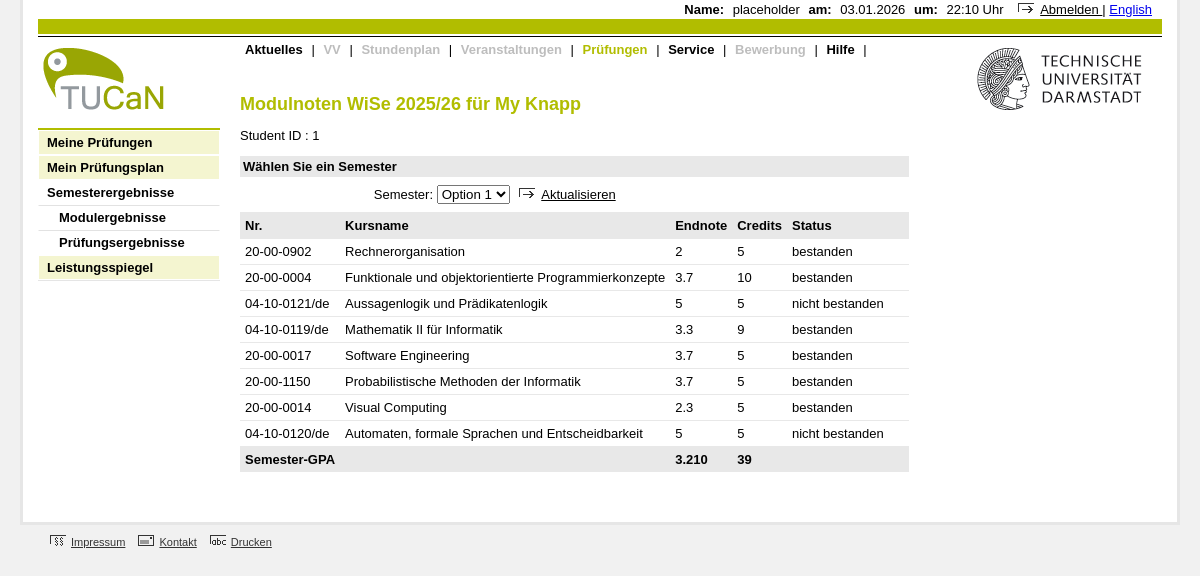
Screenshot of /prufungen/semesterergebnisse/modulergebnisse?id=1 (signed in) with the database file from the repository.
### tables this page shows
CREATE TABLE grades (
    id INTEGER PRIMARY KEY AUTOINCREMENT,
    student_id INTEGER,
    course_id INTEGER,
    grade INTEGER
);

CREATE TABLE courses (
    id INTEGER PRIMARY KEY AUTOINCREMENT,
    course_code TEXT,        -- ex: CS101
    course_name TEXT,        -- ex: Operating Systems
    ects INTEGER,            -- crédits ECTS
    semester TEXT            -- ex: WS2023
);

### grades.py (the view, shortened to what this page needs)
def grades_by_id():
    if not session.get("user_id"):
        return redirect("/login")
    student_id = request.args.get("id")
    db = get_db()
    rows = db.execute(
        """
        SELECT
            courses.course_code,
            courses.course_name,
            courses.ects,
            courses.semester,
            grades.grade
        FROM grades
        JOIN courses ON grades.course_id = courses.id
        WHERE grades.student_id = ?
        """,
        (student_id,)
    ).fetchall()
    return render_template(
        "modulergebnisse.html",
        grades=rows,
        student_id=student_id
    )

### app.py (called while the page is built)
@app.context_processor
def inject_now():
    return {
        "now": datetime.now()
    }

@app.teardown_appcontext
def teardown_db(exception):
    close_db()

### db.py (called while the page is built)
def get_db():
    if "db" not in g:
        g.db = sqlite3.connect(DATABASE)
        g.db.row_factory = sqlite3.Row
    return g.db

### templates/modulergebnisse.html (shortened to what this page needs)
<!DOCTYPE html>
<html lang="de">
<head>
    <link rel="stylesheet" href="{{ url_for('static', filename='css/style.css') }}">
</head>
<body>
<div class="outer-invisible-box">
    <div class = "main-part">
        <div>
            <div class="top-bar">
                <span class="top-bar-label">Name:</span>
                <span class="session-info">placeholder</span>
                <span class="top-bar-label">am:</span>
                <span class="session-info">{{ now.strftime("%d.%m.%Y")}}</span>
                <span class="top-bar-label">um:</span>
                <span class="session-info">{{ now.strftime("%H:%M")}} Uhr</span>
                <a href="/logout" class="btn-text">
                    <img src ="{{ url_for('static', filename='icons/abmelden.png') }}" alt ="" class="icon-lock">Abmelden
                </a>
                <a>|</a>
                <a href="{{ url_for('login') }}">English</a>
            </div>
            <div class="top-bar-2"></div>
            <div class ="separator-line"></div>
        </div>
        <header class="header">
            <div class="header-left">
                <img src ="{{ url_for('static', filename='logo.gif') }}" alt="TU Darmstadt logo" class="logo">
                <div class="options">
                    <a href="#" class="opt-bar">Meine Prüfungen</a>
                    <a href="{{ url_for('prufungen', section='prufungsplan') }}" class="opt-bar">Mein Prüfungsplan</a>
                    <a href="{{ url_for('prufungen', section='semesterergebnisse') }}" class="opt-bar" style="background-color: #FFFFFF;">Semesterergebnisse</a>
                    <a href="{{ url_for('prufungen', section='semesterergebnisse',subsection='modulergebnisse') }}" class="opt-bar sub-opt-bar">Modulergebnisse</a>
                    <a href="#" class="opt-bar sub-opt-bar">Prüfungsergebnisse</a>
                    <a href="#" class="opt-bar">Leistungsspiegel</a>
                </div>
            </div>
            <div class="header-middle">
                <nav class="nav">
                    <a class="used-nav" href="{{ url_for('aktuelles') }}">Aktuelles</a> |
                    <a class="not-used-nav">VV</a> |
                    <a class="not-used-nav">Stundenplan</a> |
                    <a class="not-used-nav">Veranstaltungen</a> |
                    <a class="used-nav" href="{{ url_for('prufungen') }}" style="color: #B1BD00;">Prüfungen</a> |
                    <a class="used-nav" href="{{ url_for('service') }}">Service</a> |
                    <a class="not-used-nav" >Bewerbung</a> |
                    <a class="used-nav" href="{{ url_for('hilfe') }}">Hilfe</a> |
                </nav>
                <main class="content">
                    <h1>Modulnoten WiSe 2025/26 für {{session["display_name"]}}</h1>
                    <p>Student ID : {{student_id}}</p>
                    <p class="header-grey-box" style ="margin-bottom:auto;">
                        Wählen Sie ein Semester
                    </p>
                    <div style="padding:8px; padding-left: 20%;"><label for="choice">Semester:</label>
                        <select id="choice" name="choice">
                        <option value="">Option 1</option>
                        </select>
                        <button type ="button" class="btn-text"><img src ="{{ url_for('static', filename='icons/abmelden.png') }}" alt ="" class="icon-lock">Aktualisieren</button>
                    </div>
                    <table>
                        <thead>
                            <tr>
                                <td>Nr.</td>
                                <td>Kursname</td>
                                <td>Endnote</td>
                                <td>Credits</td>
                                <td>Status</td>
                                <td></td>
                                <td></td>
                            </tr>
                        </thead>
                        <tbody>
                            {% set stats = namespace(total_ects=0, weighted_sum=0) %}
                            {% for g in grades %}
                            <tr>
                                <td>{{g.course_code}}</td>
                                <td>{{g.course_name}}</td>
                                <td>{{g.grade}}</td>
                                <td>{{g.ects}}</td>
                                <td>{% if g.grade|float <= 4.0 %}
                                        bestanden
                                    {% else %}
                                        nicht bestanden
                                    {% endif %}</td>
                                </tr>
                                    {% if g.grade|float <= 4.0 %}
                                        {% set stats.total_ects = stats.total_ects + g.ects %}
                                        {% set stats.weighted_sum = stats.weighted_sum + (g.grade|float * g.ects) %}
                                    {% endif %}
                            {% endfor %}
                        <thead>
                            <tr>
                                <td>Semester-GPA</td>
                                <td></td>
                                <td>{% if stats.total_ects > 0 %}
                                        {{ '%.3f' % (stats.weighted_sum / stats.total_ects) }}
                                    {% else %}
                                        N/A
                                    {% endif %}
                                </td>
                                <td>{{ stats.total_ects }}</td>
                                <td></td>
                                <td></td>
                                <td></td>
                            </tr>
                        </thead>
                        </tbody>
                    </table>
                </main>
            </div>
            <div class="header-right">
                <img src ="{{ url_for('static', filename='tu-logo.gif') }}" alt="TU Darmstadt logo" class="tu-logo">
            </div>
        </header>
    </div>
    <footer class="footer">
        <a href="#">
            <img src ="{{ url_for('static', filename='icons/impressum.png') }}" alt ="">Impressum</a>
        <a href="#">
            <img src ="{{ url_for('static', filename='icons/kontakt.png') }}" alt ="">Kontakt</a>
        <a href="#">
            <img src ="{{ url_for('static', filename='icons/drucken.png') }}" alt ="">Drucken</a>
    </footer>
</div>
</body>
</html>

### static/css/style.css (style rules this page uses)
body { margin: 0; font-family: Arial, Helvetica, sans-serif; font-size: 13px; color: #000; background: #F1F1F1; }
.main-part { background: #FFFFFF; border : 3px solid #E6E6E6; border-top: 0px; padding-left: 15px; padding-right: 15px; padding-bottom: 30px; }
.outer-invisible-box { margin:20px; margin-top: 0px; }
.top-bar { padding: 2px 10px; }
.top-bar-2 { background: #B1BD00; height: 15px; clear:both; }
.separator-line { margin-top: 2px; border-bottom: 1px solid black; }
.top-bar { text-align: right; }
.top-bar-label { font-weight: bold; }
.session-info { margin: 5px; }
.header { display: flex; border: #000; }
.logo { font-size: 28px; color: #9bb000; font-weight: bold; }
.options { border-top: 2px solid #B1BD00; display: flex; flex-direction: column; border-bottom: 1px solid #E5E5E5 ; }
.options a { padding: 4px; padding-left: 8px; background: #F4F5D0; border: #FFFFFF solid 1px; font-weight: bold; text-decoration: none; color: #000; }
.options .sub-opt-bar { background-color: #FFFFFF ; padding-left: 20px; border-top: solid 1px #E2E2E2; }
.tu-logo { font-size: 14px; text-align: right; }
.header-right { margin-left: auto; }
.header-middle { text-align: left; }
.nav { padding: 5px 20px; }
.nav a { text-decoration: none; color: #000; margin-right: 5px; margin-left: 5px; font-weight: bold; }
nav .not-used-nav { color: #bdbdbd; }
.content { padding: 20px; }
.content h1 { color: #B1BD00; font-size: 18px; }
.header-grey-box { margin-top: auto; padding: 3px; background:#E8E8E8; font-weight: bold; }
table { border-collapse: collapse; }
thead { background: #E8E8E8; font-weight: bold; }
tr { border-top: 1px solid #E8E8E8; }
td { padding: 5px; }
.footer { margin: 10px; margin-left: 20px; font-size: 11px; color: #333333; }
.footer a { margin-left: 10px; color: #333333; }
.footer img { margin-right: 5px; }
.btn-text { background: none; border: none; padding: 0; margin: 0; font: inherit; color: inherit; text-decoration: underline; }
.icon-lock { margin-right: 6px; margin-left: 6px; }

### rows the page displays
grades: course_code "20-00-0902", course_name "Rechnerorganisation", grade "2", ects "5", shows "bestanden"
grades: course_code "20-00-0004", course_name "Funktionale und objektorientierte Programmierkonzepte", grade "3.7", ects "10", shows "bestanden"
grades: course_code "04-10-0121/de", course_name "Aussagenlogik und Prädikatenlogik", grade "5", ects "5", shows "nicht bestanden"
grades: course_code "04-10-0119/de", course_name "Mathematik II für Informatik", grade "3.3", ects "9", shows "bestanden"
grades: course_code "20-00-0017", course_name "Software Engineering", grade "3.7", ects "5", shows "bestanden"
grades: course_code "20-00-1150", course_name "Probabilistische Methoden der Informatik", grade "3.7", ects "5", shows "bestanden"
grades: course_code "20-00-0014", course_name "Visual Computing", grade "2.3", ects "5", shows "bestanden"
grades: course_code "04-10-0120/de", course_name "Automaten, formale Sprachen und Entscheidbarkeit", grade "5", ects "5", shows "nicht bestanden"

### other values shown
{{ session["display_name"] }} "My Knapp"
{{ student_id }} "1"
{{ '%.3f' % (stats.weighted_sum / stats.total_ects) }} "3.210"
{{ stats.total_ects }} "39"
